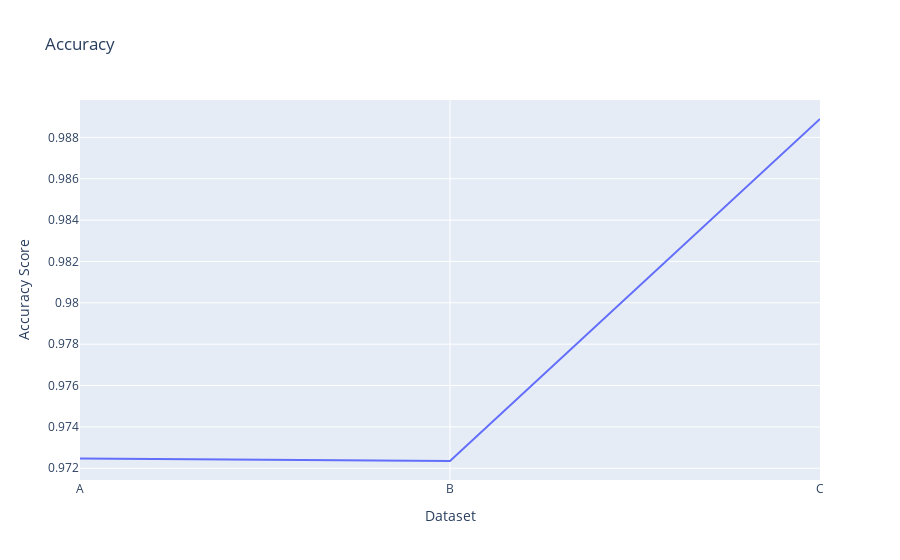

Source (notebook cell):
### Code cell
# Graficacion de metricas
print(accuracy)

accuracyFig = px.line(x= list (niveles.keys()),y=accuracy,title="Accuracy",labels={"x":"Dataset","y":"Accuracy Score"})

accuracyFig.show()

### Figure 1 — Plotly figure (JSON) as saved in the notebook; plotly's stock layout.template omitted (floating-point values rounded to 4 significant figures)
{"data": [{"hovertemplate": "Dataset=%{x}<br>Accuracy Score=%{y}<extra></extra>", "legendgroup": "", "line": {"color": "#636efa", "dash": "solid"}, "mode": "lines", "name": "", "orientation": "v", "showlegend": false, "type": "scatter", "x": ["A", "B", "C"], "xaxis": "x", "y": [0.9725, 0.9724, 0.9889], "yaxis": "y"}], "layout": {"legend": {"tracegroupgap": 0}, "title": {"text": "Accuracy"}, "xaxis": {"anchor": "y", "domain": [0, 1], "title": {"text": "Dataset"}}, "yaxis": {"anchor": "x", "domain": [0, 1], "title": {"text": "Accuracy Score"}}}}
